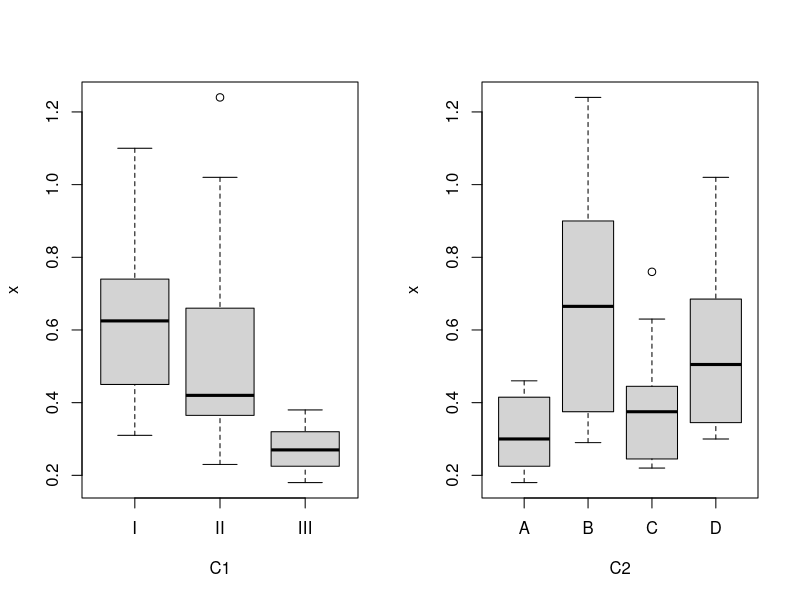
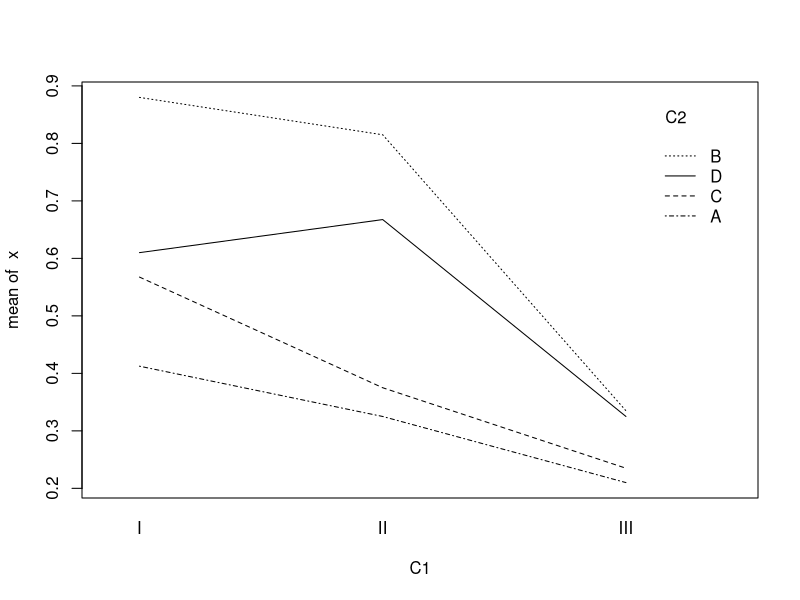

The R source for these figures, in order:
# 设置工作路径
setwd("D:\\softwares\\applied statistics\\rcodelearning\\chap4\\sourcecode")
# 以dataframe形式存储
dataf <- data.frame(
    x = c(
        0.31, 0.45, 0.46, 0.43, 0.82, 1.10, 0.88, 0.72, 0.43, 0.45,
        0.63, 0.76, 0.45, 0.71, 0.66, 0.62, 0.38, 0.29, 0.40, 0.23,
        0.92, 0.61, 0.49, 1.24, 0.44, 0.35, 0.31, 0.40, 0.56, 1.02,
        0.71, 0.38, 0.22, 0.21, 0.18, 0.23, 0.30, 0.37, 0.38, 0.29,
        0.23, 0.25, 0.24, 0.22, 0.30, 0.36, 0.31, 0.33
    ),
    C1 = gl(3, 16, 48, labels = c("I", "II", "III")),
    C2 = gl(4, 4, 48, labels = c("A", "B", "C", "D"))
)
# 开始绘图
dev.new()
# 保存文件
pdf("../codeimage/code2.pdf", width = 10)
# 绘制两个子图
par(mfrow = c(1, 2))
# 箱线图
plot(x ~ C1 + C2, data = dataf)
# 关闭图形
dev.off()
# 关闭文件
dev.off()

# 开始绘图
dev.new()
# 保存文件
pdf("../codeimage/code3.pdf", width = 10)
# 交互作用图
with(
    dataf, # 数据集
    interaction.plot(
        C1, # 因子变量
        C2, # 跟踪变脸
        x, # 响应变量
        fun = mean, # 以平均值聚合
        trace.label = "C2" # 跟踪变量的列名
    )
)
# 关闭图形
dev.off()
# 关闭文件
dev.off()
# 保存工作空间
save.image("R11.RData")
